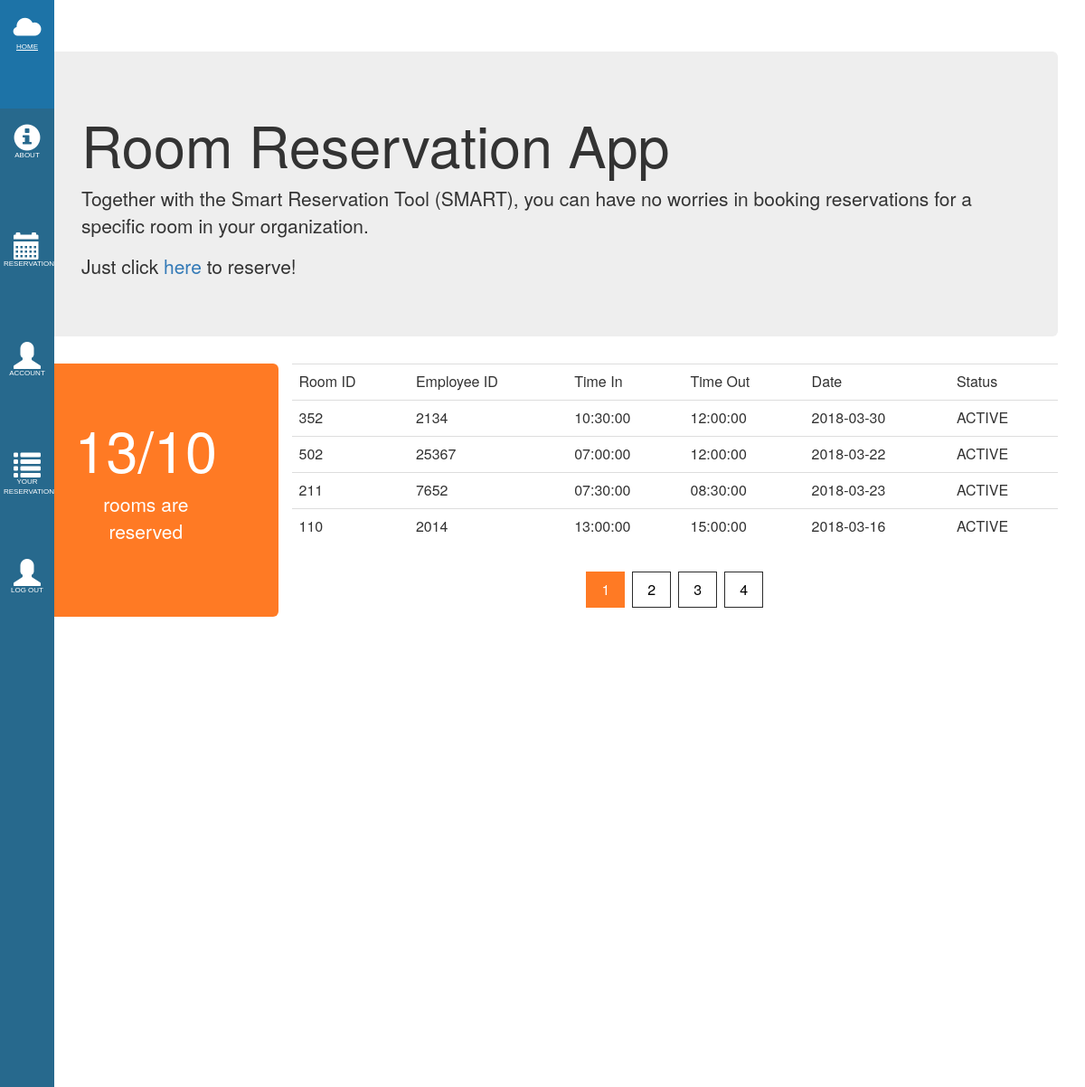
Page /userpage.php on the earlier database version.
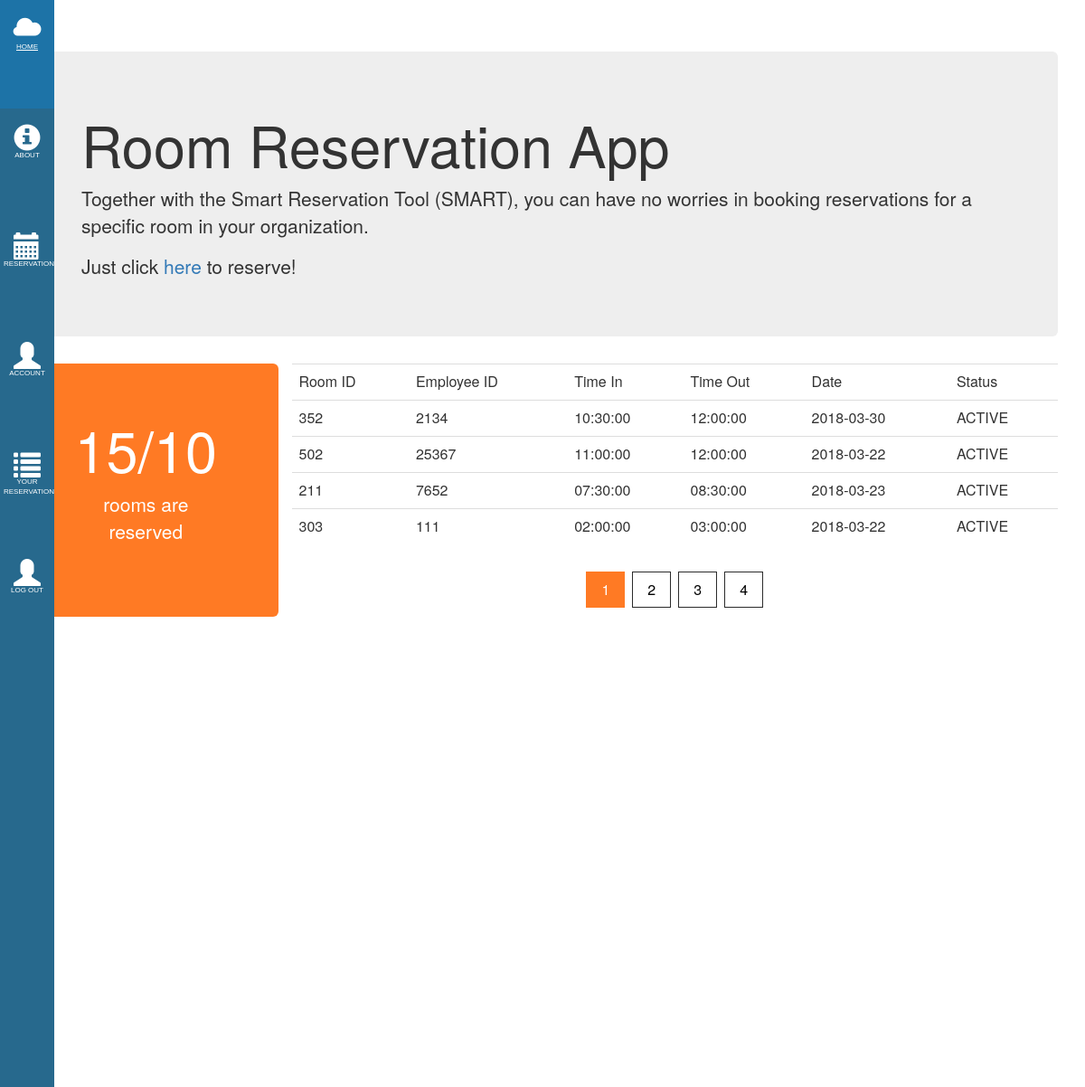
Same page on the later database version.
### tables this page shows
CREATE TABLE `tbl_sched` (
  `id` int(11) NOT NULL,
  `room_id` varchar(5) NOT NULL,
  `emp_id` varchar(5) NOT NULL,
  `time_in` time NOT NULL,
  `time_out` time NOT NULL,
  `date` date NOT NULL,
  `u_code` varchar(5) NOT NULL,
  `Status` tinyint(1) NOT NULL
);

### userpage.php (the view, shortened to what this page needs)
<html>
<head>
    <link rel="stylesheet" href="css/bootstrap.min.css">
    <link rel="stylesheet" href="bren/side_bar.css" type="text/css">
</head>
<body>
<div class="sidebar">
    <ul>
        <li><a href="userpage.php"><span class="glyphicon glyphicon-cloud"></span><span class="menu_label">Home</span></a></li>
        <li><a href="#"><span class="glyphicon glyphicon-info-sign"></span><span class="menu_label">About</span></a></li>
        <li><a href="user_schedtable.php"><span class="glyphicon glyphicon-calendar"></span><span class="menu_label">Reservations</span></a></li>
        <li><a href="user_account.php"><span class="glyphicon glyphicon-user"></span><span class="menu_label">Account</span></a></li>
        <li><a href="user_reservation.php"><span class="glyphicon glyphicon-list"></span><span class="menu_label">Your Reservations</span></a></li>
        <li><a onclick="return logout()" href="login_page.php"><span class="glyphicon glyphicon-user"></span><span class="menu_label">Log Out</span></a></li>
    </ul>
</div>
<div class="container">
    <div class="jumbotron">
        <h1>Room Reservation App <?php echo $_SESSION['username'] ?></h1>
        <p>Together with the Smart Reservation Tool (SMART), you can have no worries in booking reservations for a specific room in your organization.</p>
        <p>Just click <a href="addsched.php">here</a> to reserve!</p>
    </div>
    <div class="row">
        <div class="jumbotron overview_active col-md-3">
            <h1>
                <?php
                include 'connect.php';
                $result = mysqli_query($con,"SELECT * FROM tbl_sched WHERE Status='1'");
                $rows = mysqli_num_rows($result);
                echo $rows . "/10 ";
                ?>
            </h1>
            <p>rooms are reserved</p>
        </div>
        <div class="table_view col-md-9">
            <table class="table">
                <tr class="headers">
                    <td>Room ID</td>
                    <td>Employee ID</td>
                    <td>Time In</td>
                    <td>Time Out</td>
                    <td>Date</td>
                    <td>Status</td>
                </tr>
                <?php
                include 'connect.php';
                if (isset($_GET["page"])) { $page  = $_GET["page"]; } else { $page=1; };
                $results_per_page = 4   ;
                $start_from = ($page-1) * $results_per_page;
                $SQL ="SELECT * FROM tbl_sched WHERE Status = '1' ORDER BY id LIMIT $start_from, ".$results_per_page;
                $res = mysqli_query($con, $SQL);
                while($row= mysqli_fetch_array($res)){
                ?>
                <tr>
                    <td><?php echo $row['room_id']; ?></td>
                    <td><?php echo $row['emp_id']; ?></td>
                    <td><?php echo $row['time_in']; ?></td>
                    <td><?php echo $row['time_out']; ?></td>
                    <td><?php echo $row['date']; ?></td>
                    <td><?php echo "ACTIVE"; ?></td>
                </tr>
                <?php
                }
                ?>
            </table>
            <div class="center">
                <div class="page-footers">
                    <?php
                    include 'connect.php';
                    $sql = "SELECT COUNT(id) AS total FROM tbl_sched WHERE Status=1";
                    $res = mysqli_query($con, $sql);
                    $row= mysqli_fetch_array($res);
                    $total_pages = ceil($row["total"] / $results_per_page);
                    for ($i=1; $i<=$total_pages; $i++) {
                        echo "<a class='pages";
                        echo ($i==$page) ? ' curPage\'' : '\'';
                        echo " href='homepage.php?page=".$i."'";
                        echo ">".$i."</a> ";
                    };
                    ?>
                </div>
            </div>
        </div>
    </div>
</body>
</html>

Differences in the rows shown:
no longer on this page (row edited): tbl_sched: room "110", emp "2014", time_in "13:00:00", time_out "15:00:00", date "2018-03-16"
changed tbl_sched (number 2 of 4 on the later page): time_in "07:00:00" → "11:00:00"
now on this page (row unchanged): tbl_sched: room "303", emp "111", time_in "02:00:00", time_out "03:00:00", date "2018-03-22"
Other differences:
$rows: "13" → "15"
